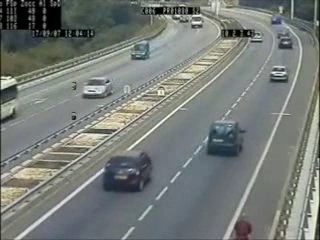
#> input picture frame 75 of Images_and_videos/cars.avi, 320 x 240 px, given in place of the camera
$ python Document_Scanner_using_Webcam.py
#> lines starting #> are read from the running program, lines starting #| are printed output that depends on the picture; after the words box and inside, x2 and y2 are one past the last pixel; in counts of white or black regions, pixels touching at a corner belong together
import cv2
import numpy as np

# Create a video capture object
video_capture = cv2.VideoCapture(0)
has_frame, frame = video_capture.read()
#> frame is the input picture: shape (240, 320, 3); mean B, G, R 120, 123.9, 118.8

# Create a video writer object and define its properties
codec = cv2.VideoWriter_fourcc(*'FMP4')
frame_size = (int(video_capture.get(cv2.CAP_PROP_FRAME_WIDTH)), int(video_capture.get(cv2.CAP_PROP_FRAME_HEIGHT)))
fps = 30
video_writer = cv2.VideoWriter('Document_Scanner.mp4', codec, fps, frame_size)

# Main
while True:
    # Read the webcam
    has_frame, frame = video_capture.read()
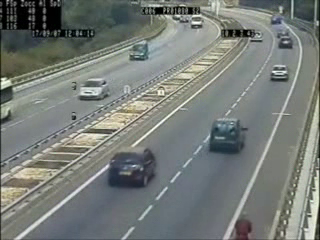
#> input picture frame 76 of Images_and_videos/cars.avi, 320 x 240 px, given in place of the camera
#> frame is the input picture: shape (240, 320, 3); mean B, G, R 119.9, 124, 118.8

    if not has_frame:
        break

    # Resize the source frame
    frame = cv2.resize(frame, None, fx=0.8, fy=0.8)
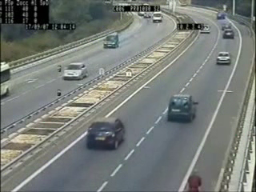
#> frame: shape (192, 256, 3); mean B, G, R 119.7, 123.8, 118.6

    # Get the size of the source image
    if len(frame.shape) > 3:
        height, width, color_channels, alpha_channel = frame.shape
    elif len(frame.shape) == 3:
        height, width, color_channels = frame.shape
#> height = 192; width = 256; color_channels = 3
    else:
        height, width = frame.shape

    # Convert the source image to grayscale
    frame_gray = cv2.cvtColor(frame, cv2.COLOR_BGR2GRAY)

    # Threshold the image
    retval, frame_thresh = cv2.threshold(frame_gray, 200, 255, cv2.THRESH_BINARY)
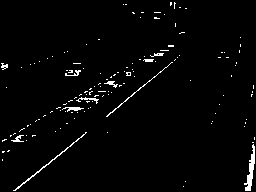
#> frame_thresh: shape (192, 256); 2.2% white in thin lines or dots

    # Concatenate image processing stages
    frames_row_1 = np.hstack([frame, frame])
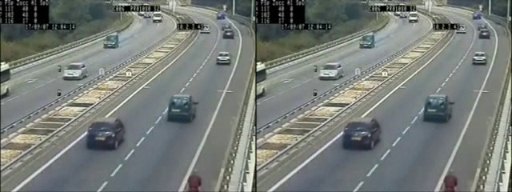
#> frames_row_1: shape (192, 512, 3); mean B, G, R 119.7, 123.8, 118.6
    frames_row_2 = np.hstack([frame, frame])
    frames_stacked = np.vstack([frames_row_1, frames_row_2])
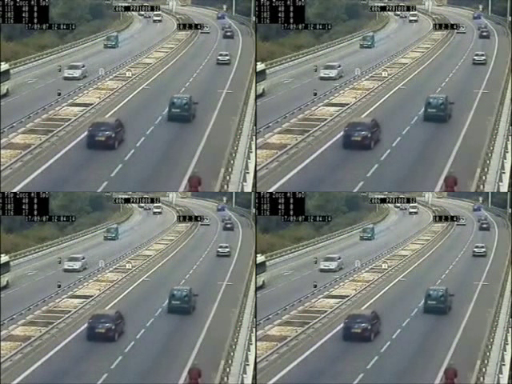
#> frames_stacked: shape (384, 512, 3); mean B, G, R 119.7, 123.8, 118.6

    # Find all image contours
    contours, hierarchy = cv2.findContours(frame_thresh, cv2.RETR_EXTERNAL, cv2.CHAIN_APPROX_NONE)
#> contours = 136 contours, 129 with area under 20; largest, box (x1, y1, x2, y2) and area: (244, 144, 255, 191) 152, (13, 132, 87, 191) 62, (62, 107, 84, 112) 30, (106, 62, 173, 117) 28, (76, 97, 99, 104) 22, (104, 81, 118, 88) 22, (11, 135, 24, 142) 20

    # If no contours were detected
    if not contours:
        retval, frame_thresh = cv2.threshold(frame_gray, 180, 255, cv2.THRESH_BINARY)
        if not contours:
            retval, frame_thresh = cv2.threshold(frame_gray, 170, 255, cv2.THRESH_BINARY)
            if not contours:
                retval, frame_thresh = cv2.threshold(frame_gray, 160, 255, cv2.THRESH_BINARY)

    # If any contours were detected
    if contours is not None:
        # Retrieve only the largest contour
        contour_largest = np.array([])
        contour_filtered = []
        max_area = 0
        destination_points = np.float32([[0, 0],
                                         [0, height - 1],
                                         [width - 1, height - 1],
                                         [width - 1, 0]])
#> destination_points = [[0, 0], [0, 191], [255, 191], [255, 0]]

        # Create a blank image and specify interest points for both images
        image_blank = np.zeros_like(frame_thresh).astype(np.uint8)

        for i in contours:
            area = cv2.contourArea(i)
            if area > 5000:
                perimeter = cv2.arcLength(i, True)
                approx = cv2.approxPolyDP(i, 0.02 * perimeter, True)
                if area > max_area and len(approx) == 4:
                    contour_largest = approx
                    max_area = area
                    contour_filtered.append(i)
                    contour_points = np.float32(contour_largest)

                    # Create a warp perspective matrix and warp the source image
                    matrix = cv2.getPerspectiveTransform(contour_points, destination_points)

                    # Draw the contour to mark the document
                    frame_contours = cv2.drawContours(frame.copy(), contour_filtered, -1,
                                                      (0, 255, 255), 3, cv2.LINE_AA)
                    frame_warped = cv2.warpPerspective(frame, matrix, (width, height))

                    # Create a scan-like image
                    frame_scan = cv2.adaptiveThreshold(cv2.cvtColor(frame_warped, cv2.COLOR_BGR2GRAY),
                                                       255, cv2.ADAPTIVE_THRESH_MEAN_C, cv2.THRESH_BINARY, 5, 3)
                    frame_scan = cv2.cvtColor(frame_scan, cv2.COLOR_GRAY2BGR)
                    frames_row_1 = np.hstack([frame, frame_contours])
                    frames_row_2 = np.hstack([frame_warped, frame_scan])
                    frames_stacked = np.vstack([frames_row_1, frames_row_2])
#> this loop made 136 passes
#> area on passes 6, 13, 17, 42, 49: 151.5, 20, 61.5, 30.5, 22.5
#> after the loop, contour_filtered = []; contour_largest = empty array; max_area = 0
    else:
        frame_warped = frame.copy()
        frame_scan = frame.copy()

    # Convert all binary images to BGR
    frame_gray = cv2.cvtColor(frame_gray, cv2.COLOR_GRAY2BGR)
#> frame_gray: shape (192, 256, 3)
    frame_thresh = cv2.cvtColor(frame_thresh, cv2.COLOR_GRAY2BGR)
#> frame_thresh: shape (192, 256, 3); 2.2% white in thin lines or dots

    # Resize the stacked image so it fits the screen
    # frames_stacked = cv2.resize(frames_stacked, None, fx=0.8, fy=0.8)

    # Display the result
    cv2.imshow('Document Scanner', frames_stacked)

    # Define keyboard keys
    key = cv2.waitKey(1)
#> (key q is pressed here)

    if key == 27 or key == ord('q') or key == ord('Q'):
        break

cv2.destroyAllWindows()
video_capture.release()
video_writer.release()

$ run again, starting later in the video
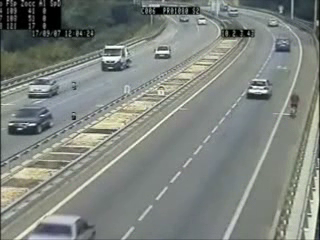
#> input picture frame 337 of Images_and_videos/cars.avi, 320 x 240 px, given in place of the camera
#> frame is the input picture: shape (240, 320, 3); mean B, G, R 126.3, 131.7, 126
#> frame: shape (192, 256, 3)
#> `retval, frame_thresh = cv2.threshold(frame_gray, 200, 255, cv2.THRESH_..`:
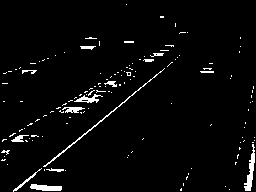
#> frame_thresh: shape (192, 256); 3.3% white; 139 white regions (123 under 20 px)
#> `frames_stacked = np.vstack([frames_row_1, frames_row_2])`:
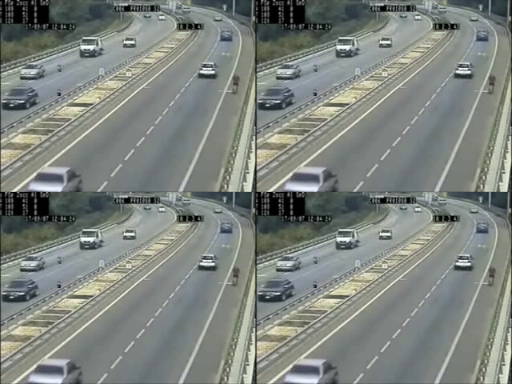
#> frames_stacked: shape (384, 512, 3); mean B, G, R 126.4, 131.8, 126.1
#> contours = 139 contours, 130 with area under 20; largest, box (x1, y1, x2, y2) and area: (244, 144, 255, 191) 155, (30, 184, 62, 191) 128, (43, 68, 165, 167) 105, (74, 94, 103, 103) 82, (62, 107, 85, 113) 58
#> the loop `for i in contours:` made 139 passes
#> area on passes 4, 12, 23, 37, 55: 127.5, 44, 155, 39.5, 58.5
#> after the loop `for i in contours:`: contour_filtered = []; contour_largest = empty array; max_area = 0

$ run again, starting later in the video
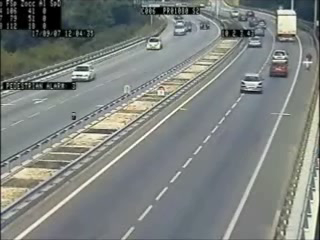
#> input picture frame 600 of Images_and_videos/cars.avi, 320 x 240 px, given in place of the camera
#> frame is the input picture: shape (240, 320, 3); mean B, G, R 126.6, 129.8, 124.9
#> frame: shape (192, 256, 3)
#> `retval, frame_thresh = cv2.threshold(frame_gray, 200, 255, cv2.THRESH_..`:
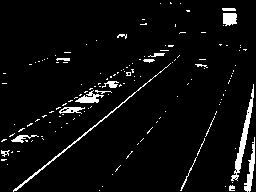
#> frame_thresh: shape (192, 256); 4.8% white; 146 white regions (126 under 20 px)
#> `frames_stacked = np.vstack([frames_row_1, frames_row_2])`:
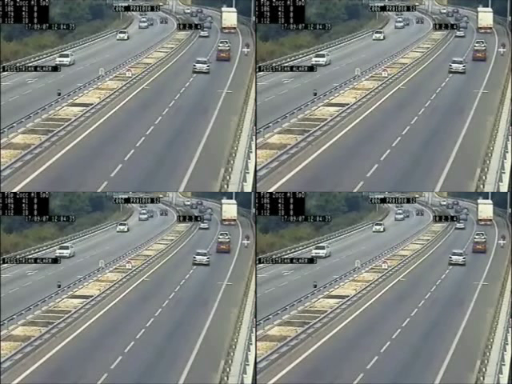
#> frames_stacked: shape (384, 512, 3); mean B, G, R 126.4, 129.5, 124.9
#> contours = 146 contours, 135 with area under 20; largest, box (x1, y1, x2, y2) and area: (231, 84, 254, 181) 340, (13, 63, 171, 192) 174, (244, 137, 255, 192) 173, (223, 13, 237, 26) 134, (75, 90, 104, 103) 120
#> the loop `for i in contours:` made 146 passes
#> area on passes 23, 25, 49: 173, 54.5, 88
#> after the loop `for i in contours:`: contour_filtered = []; contour_largest = empty array; max_area = 0
